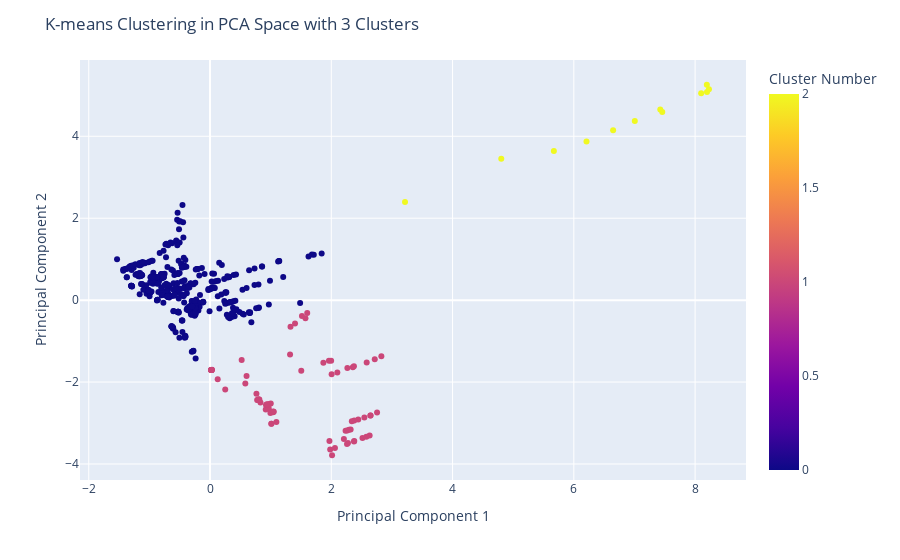

This figure's notebook cell:
### Code cell
#| code-fold: true
hover_data = data_standardized[['Country']]

fig = px.scatter(data_standardized, x='PCA1', y='PCA2', color='cluster_number_pca', hover_data=hover_data,
                 labels={'cluster_number_pca': 'Cluster Number', 'PCA1': 'Principal Component 1', 'PCA2': 'Principal Component 2'})

fig.update_layout(title='K-means Clustering in PCA Space with 3 Clusters', xaxis_title='Principal Component 1', yaxis_title='Principal Component 2')
fig.show()

### Figure 1 — Plotly figure (JSON) as saved in the notebook; plotly's stock layout.template omitted (floating-point values rounded to 4 significant figures; data arrays with more than 128 entries replaced by an {"elided": "..."} marker saying what was removed)
{"data": [{"customdata": {"elided": "516x1 str values"}, "hovertemplate": "Principal Component 1=%{x}<br>Principal Component 2=%{y}<br>Country=%{customdata[0]}<br>Cluster Number=%{marker.color}<extra></extra>", "legendgroup": "", "marker": {"color": {"elided": "516 int values"}, "coloraxis": "coloraxis", "symbol": "circle"}, "mode": "markers", "name": "", "orientation": "v", "showlegend": false, "type": "scatter", "x": {"elided": "516 float values"}, "xaxis": "x", "y": {"elided": "516 float values"}, "yaxis": "y"}], "layout": {"coloraxis": {"colorbar": {"title": {"text": "Cluster Number"}}, "colorscale": [[0, "#0d0887"], [0.1111, "#46039f"], [0.2222, "#7201a8"], [0.3333, "#9c179e"], [0.4444, "#bd3786"], [0.5556, "#d8576b"], [0.6667, "#ed7953"], [0.7778, "#fb9f3a"], [0.8889, "#fdca26"], [1, "#f0f921"]]}, "legend": {"tracegroupgap": 0}, "margin": {"t": 60}, "title": {"text": "K-means Clustering in PCA Space with 3 Clusters"}, "xaxis": {"anchor": "y", "domain": [0, 1], "title": {"text": "Principal Component 1"}}, "yaxis": {"anchor": "x", "domain": [0, 1], "title": {"text": "Principal Component 2"}}}}
